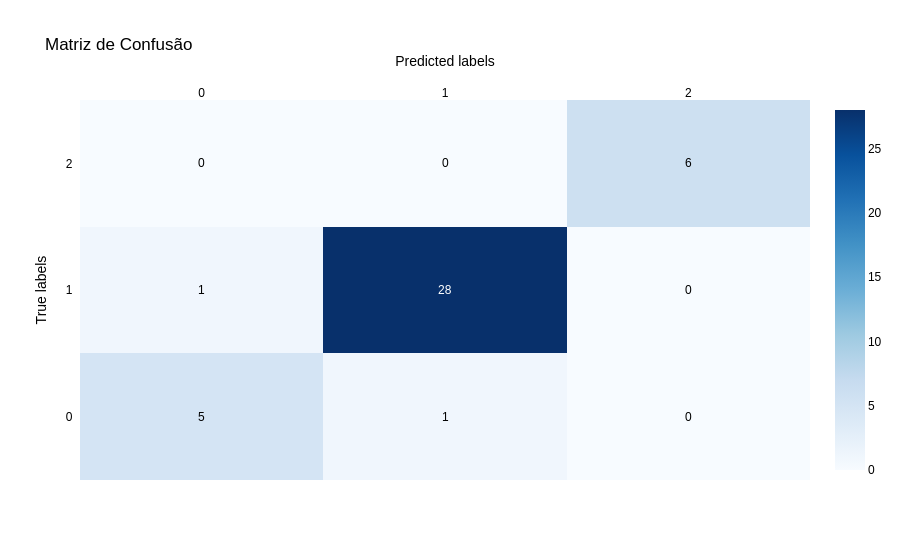

Source (notebook cell):
### Code cell
conf_matrix = confusion_matrix(y_test, previsoes_reduzido)

# Definindo  nomes de classes
class_names = ['0', '1', '2']

# Plotando a matriz de confusão com Plotly
fig = ff.create_annotated_heatmap(
    z=conf_matrix,
    x=class_names,
    y=class_names,
    colorscale='Blues',
    showscale=True
)
fig.update_layout(
    title='Matriz de Confusão',
    xaxis_title='Predicted labels',
    yaxis_title='True labels',
    font=dict(
        family='Arial',
        size=12,
        color='black'
    )
)

### Figure 1 — Plotly figure (JSON) as saved in the notebook; plotly's stock layout.template omitted (floating-point values rounded to 4 significant figures)
{"data": [{"colorscale": [[0, "rgb(247,251,255)"], [0.125, "rgb(222,235,247)"], [0.25, "rgb(198,219,239)"], [0.375, "rgb(158,202,225)"], [0.5, "rgb(107,174,214)"], [0.625, "rgb(66,146,198)"], [0.75, "rgb(33,113,181)"], [0.875, "rgb(8,81,156)"], [1, "rgb(8,48,107)"]], "reversescale": false, "showscale": true, "type": "heatmap", "x": ["0", "1", "2"], "y": ["0", "1", "2"], "z": [[5, 1, 0], [1, 28, 0], [0, 0, 6]]}], "layout": {"annotations": [{"font": {"color": "#000000"}, "showarrow": false, "text": "5", "x": "0", "xref": "x", "y": "0", "yref": "y"}, {"font": {"color": "#000000"}, "showarrow": false, "text": "1", "x": "1", "xref": "x", "y": "0", "yref": "y"}, {"font": {"color": "#000000"}, "showarrow": false, "text": "0", "x": "2", "xref": "x", "y": "0", "yref": "y"}, {"font": {"color": "#000000"}, "showarrow": false, "text": "1", "x": "0", "xref": "x", "y": "1", "yref": "y"}, {"font": {"color": "#FFFFFF"}, "showarrow": false, "text": "28", "x": "1", "xref": "x", "y": "1", "yref": "y"}, {"font": {"color": "#000000"}, "showarrow": false, "text": "0", "x": "2", "xref": "x", "y": "1", "yref": "y"}, {"font": {"color": "#000000"}, "showarrow": false, "text": "0", "x": "0", "xref": "x", "y": "2", "yref": "y"}, {"font": {"color": "#000000"}, "showarrow": false, "text": "0", "x": "1", "xref": "x", "y": "2", "yref": "y"}, {"font": {"color": "#000000"}, "showarrow": false, "text": "6", "x": "2", "xref": "x", "y": "2", "yref": "y"}], "font": {"color": "black", "family": "Arial", "size": 12}, "title": {"text": "Matriz de Confusão"}, "xaxis": {"dtick": 1, "gridcolor": "rgb(0, 0, 0)", "side": "top", "ticks": "", "title": {"text": "Predicted labels"}}, "yaxis": {"dtick": 1, "ticks": "", "ticksuffix": "  ", "title": {"text": "True labels"}}}}
